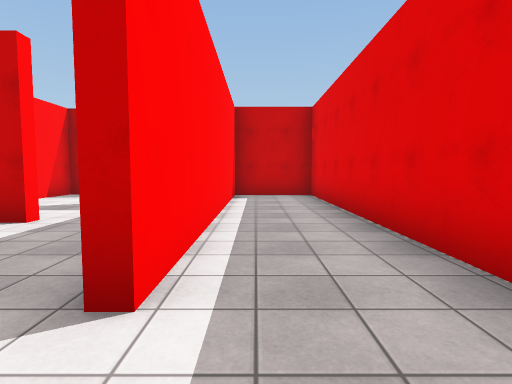
[1] (above)

24 first-person views from a walk through a 3-D level made in the Unity game engine. The camera is 1.4 m above the floor, tilts 4° down and sees 80° across. The floor is counted in squares, 2 m on a side. Each view is taken from the middle of a square. On the plan, view 1 faces up. The plan holds only what a view shows up to about 10 squares ahead; the rest is blank. The place goes on beyond the plan. The player is left out. Surface patterns are stand-ins for the level's own textures.

[2]
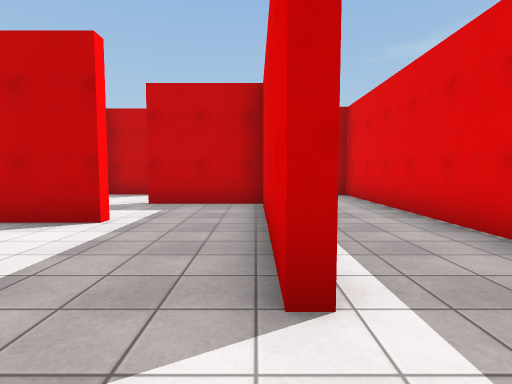

[3]
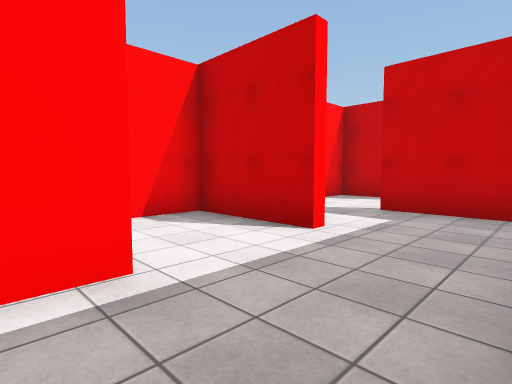

[4]
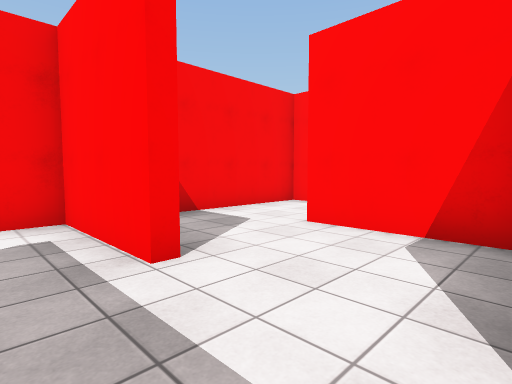

[5]
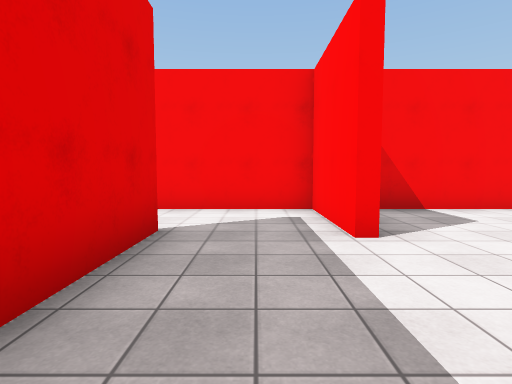

[6]
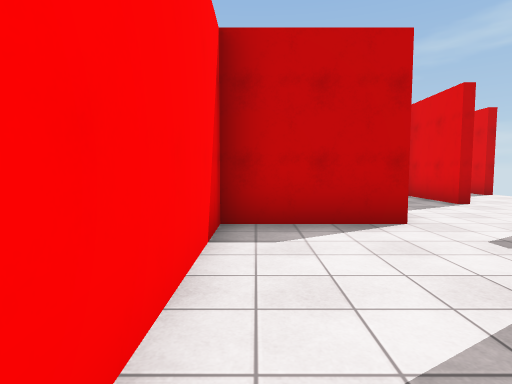

[7]
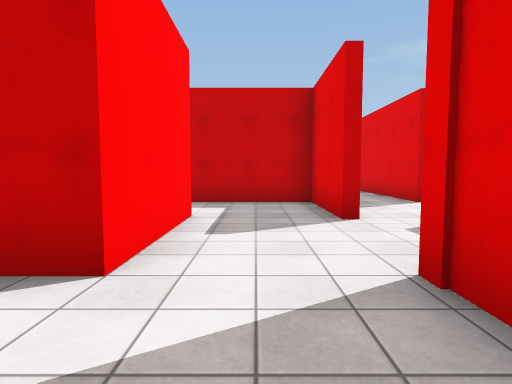

[8]
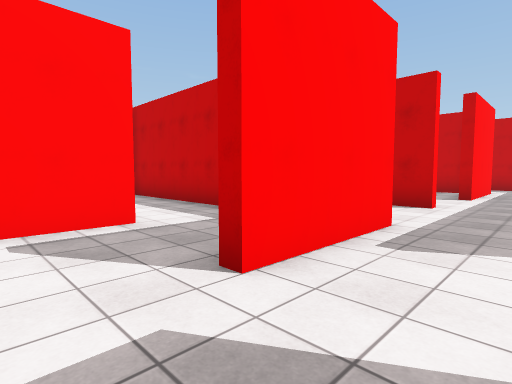

[9]
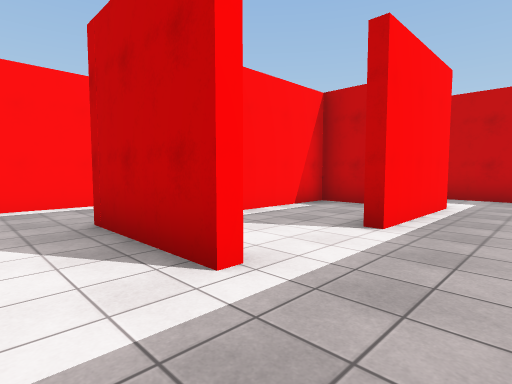

[10]
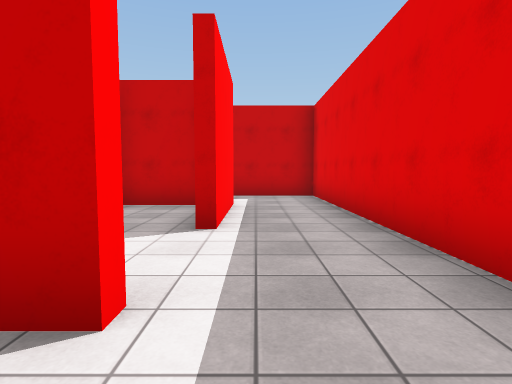

[11]
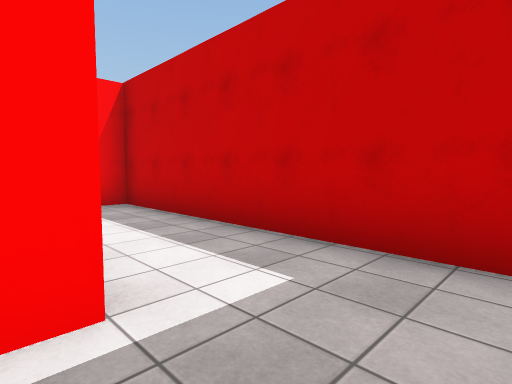

[12]
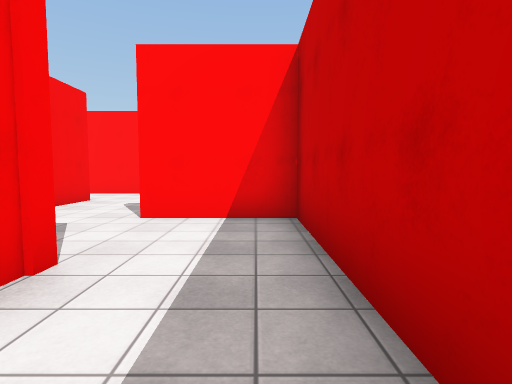

[13]
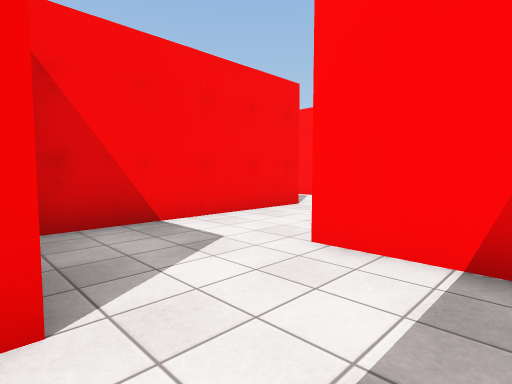

[14]
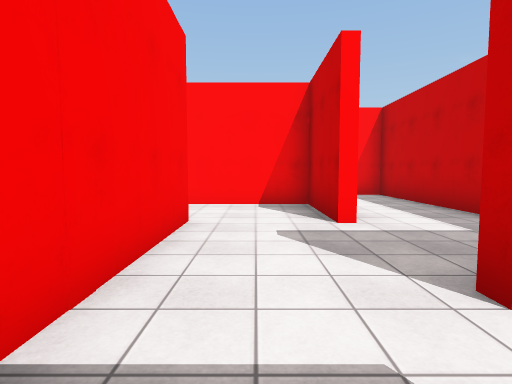

[15]
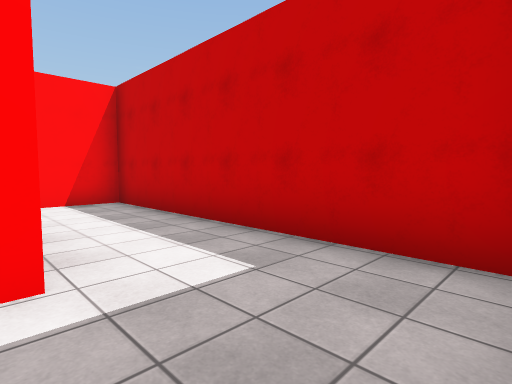

[16]
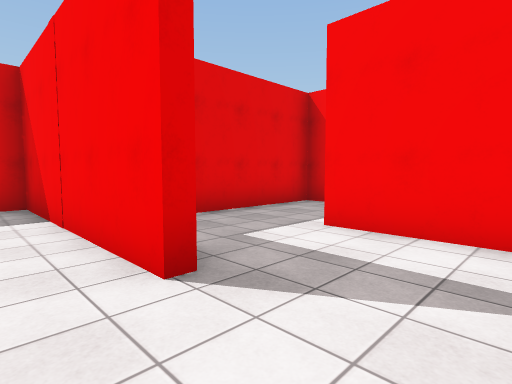

[17]
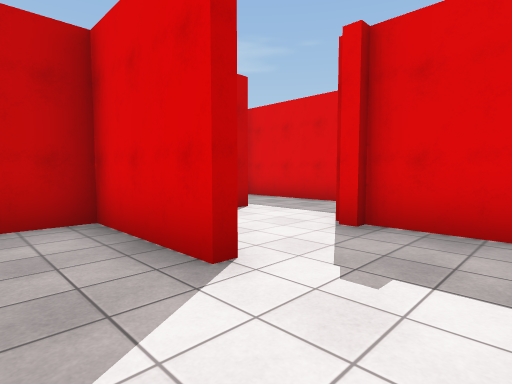

[18]
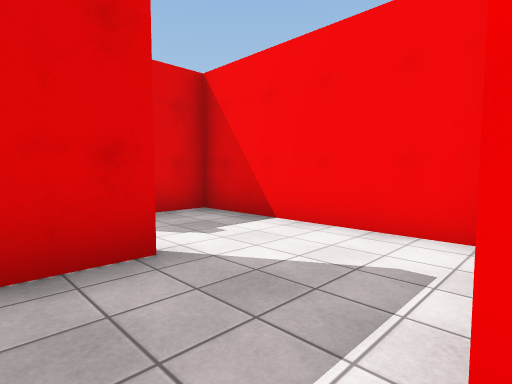

[19]
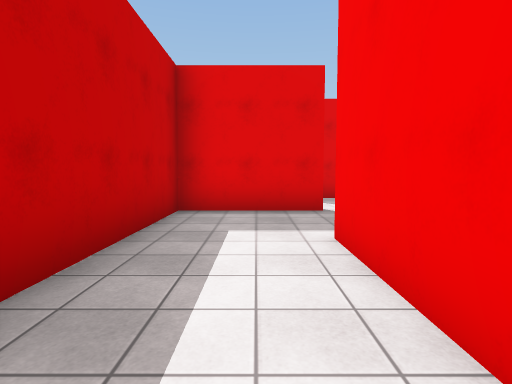

[20]
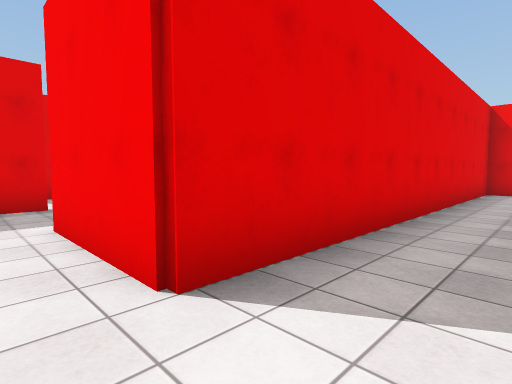

[21]
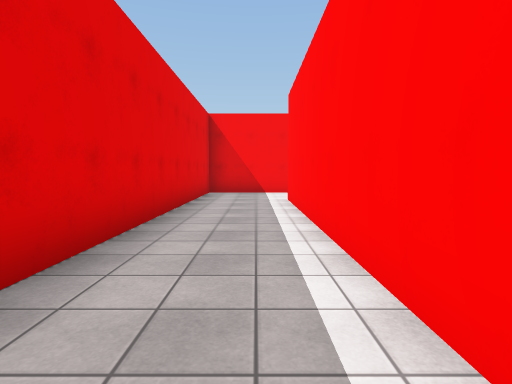

[22]
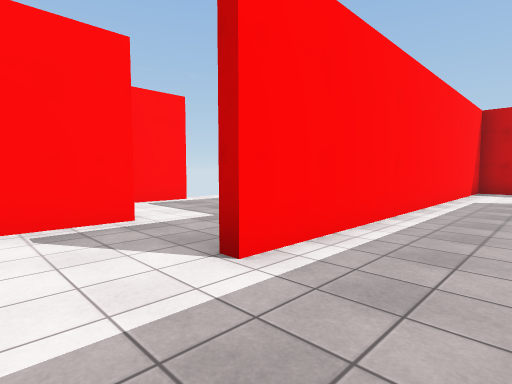

[23]
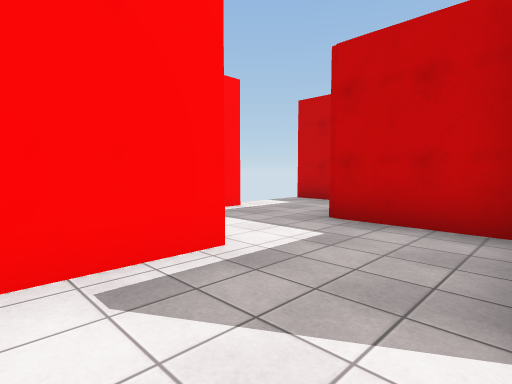

[24]
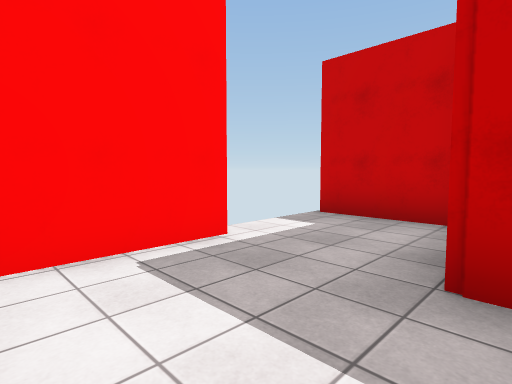

### Floor plan
Key: @ floor where view 1 was taken; # wall or solid block; x gap in a wall; . floor.
Columns run from 23 left of view 1 to 2 right of it. Each row starts with its distance up from view 1.
 24           ################
 23           #......#.......#
 22           #......#.......#
 21             ###.....###..#
 20             #.......#.#..#
 19             #..######.#..#
 18             #....#   ....#
 17             #....#.. ....#
 16      ##  #######.#..###..#
 15      #......#....#.......#
 14      #..###.#..########..x
 13      #..#  ....# .....#..
 12      #..#  ....#   ...#..
 11  ##  #..#  #####    #....
 10  ..  #..#           #....
  9 x..###..#        ####.####
  8 #....#..#        #....#..#
  7 #....#..#        #....#..#
  6    #....#        #..###..#
  5    #....#        #....#..#
  4      ####        ###..#..#
  3                  #....#..#
  2                  #....#..#
  1                 ....#....
  0                #....#..@
 -1                #########

Where each view was taken, in squares from view 1:
view 1: 0 up, 0 right, facing up
view 2: 0 up, 1 left, facing up
view 3: 1 up, 1 left, facing up-left
view 4: 4 up, 2 left, facing down-left
view 5: 5 up, 2 left, facing down
view 6: 5 up, 5 left, facing up
view 7: 7 up, 2 left, facing up
view 8: 10 up, 1 right, facing up-left
view 9: 15 up, 1 right, facing up-left
view 10: 15 up, 0 right, facing up
view 11: 21 up, 1 right, facing up-left
view 12: 23 up, 1 left, facing left
view 13: 23 up, 3 left, facing down-left
view 14: 20 up, 4 left, facing left
view 15: 21 up, 6 left, facing up-left
view 16: 20 up, 10 left, facing down-right
view 17: 12 up, 12 left, facing up-right
view 18: 15 up, 13 left, facing down-right
view 19: 15 up, 16 left, facing right
view 20: 15 up, 17 left, facing down-right
view 21: 14 up, 17 left, facing down
view 22: 5 up, 16 left, facing up-left
view 23: 5 up, 18 left, facing up-left
view 24: 7 up, 20 left, facing up-left
